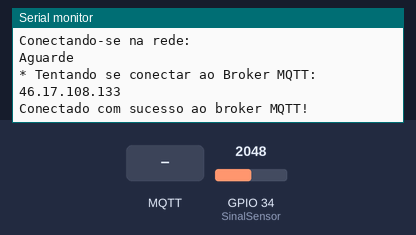
Recording of a program running on a simulated ESP32. On the bench: the last lines printed to the serial monitor. The inputs (shaded band) are chosen by the test bench; at power-on: GPIO 34 (SinalSensor) = 2048. WiFi joins after 1.5 s; servers stay silent unless stated; no MQTT or app messages arrive unless stated.

Above: at 13.4 s.
13.5 s: MQTT message "device001@on|" arrives on the first subscribed topic
At 18.6 s:
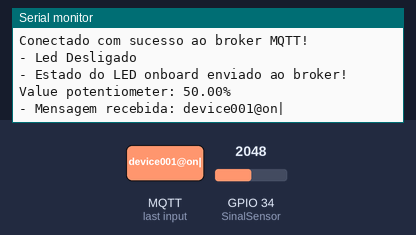
18.7 s: MQTT message "device001@off|" arrives on the first subscribed topic
At 24.9 s:
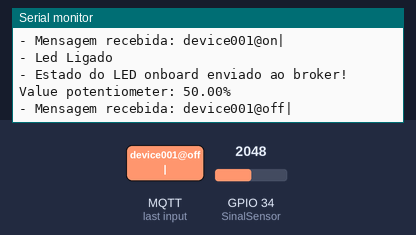
25.7 s: MQTT message "1" arrives on the first subscribed topic
At 30.8 s:
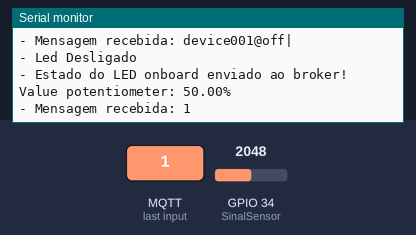
31.7 s: MQTT message "on" arrives on the first subscribed topic
At 36.7 s:
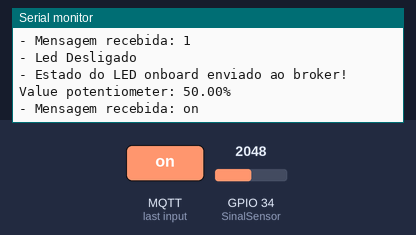
37.7 s: MQTT message "off" arrives on the first subscribed topic
At 42.7 s:
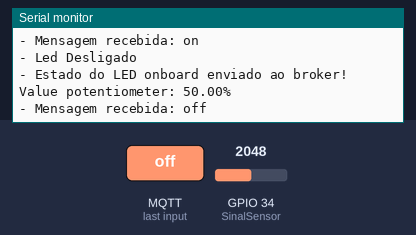
43.7 s: GPIO 34 (SinalSensor) set to 2866
At 47.8 s:
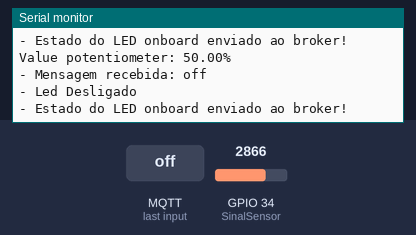

The program:

main.cpp
```cpp
#include <WiFi.h>
#include <PubSubClient.h>
#include <WiFiManager.h>

#define TOPICO_SUBSCRIBE    "/TEF/device035/cmd"
#define TOPICO_PUBLISH      "/TEF/device035/attrs"
#define TOPICO_PUBLISH_2    "/TEF/device035/attrs/p"
#define ID_MQTT  "fiware_035"

// Wifi
const char* SSID = "";
const char* PASSWORD = "123456789";

// MQTT
const char* BROKER_MQTT = "46.17.108.133";
int BROKER_PORT = 1883;
int D4 = 2;

//Variáveis e objetos globais
WiFiClient espClient;
PubSubClient MQTT(espClient);
char EstadoSaida = '0';
bool apATIVO = false;

//Prototypes
void initSerial();
void initWiFi();
void initMQTT();
void reconectWiFi();
void mqtt_callback(char* topic, byte* payload, unsigned int length);
void VerificaConexoesWiFIEMQTT(void);
void InitOutput(void);

//Programa
void setup() {
    InitOutput();
    initSerial();
    initWiFi();
    initMQTT();
    delay(5000);
    MQTT.publish(TOPICO_PUBLISH, "s|off");
}


void initSerial() {
    Serial.begin(9600);
}


void initWiFi() {
    delay(10);
    Serial.println("------Conexao WI-FI------");
    Serial.print("Conectando-se na rede: ");
    Serial.println(SSID);
    Serial.println("Aguarde");

    reconectWiFi();
}


void reconectWiFi() {
     WiFi.begin(SSID, PASSWORD);
     delay(5000);
    if(WiFi.status() == WL_CONNECTED){
       return;
    }
    else{
        Serial.println("Falha na conexão. Iniciando o modo de Ponto de Acesso.");
        WiFiManager wm;
        wm.setConfigPortalTimeout(0);
        if (!wm.autoConnect("ESP32_AP", "0000")){
            Serial.println("Ponto de Acesso ativo. Aguardando configuração de rede...");
        }
    }
    while (WiFi.status() != WL_CONNECTED) {
            delay(100);
            Serial.print(".");
        }

    Serial.print("Conectado com sucesso na rede ");
    Serial.print(SSID);
    Serial.println("IP obtido: ");
    Serial.println(WiFi.localIP());
}

void initMQTT() {
    MQTT.setServer(BROKER_MQTT, BROKER_PORT);
    MQTT.setCallback(mqtt_callback);
}


void mqtt_callback(char* topic, byte* payload, unsigned int length) {
    String msg;

    //obtem a string do payload recebido
    for(int i = 0; i < length; i++) {
       char c = (char)payload[i];
       msg += c;
    }

    Serial.print("- Mensagem recebida: ");
    Serial.println(msg);

    if (msg.equals("device001@on|")){
        digitalWrite(D4, HIGH);
        EstadoSaida = '1';
    }

    if (msg.equals("device001@off|")){
        digitalWrite(D4, LOW);
        EstadoSaida = '0';
    }
}


void reconnectMQTT() {
    while (!MQTT.connected()) {
        Serial.print("* Tentando se conectar ao Broker MQTT: ");
        Serial.println(BROKER_MQTT);
        if (MQTT.connect(ID_MQTT)) {
            Serial.println("Conectado com sucesso ao broker MQTT!");
            MQTT.subscribe(TOPICO_SUBSCRIBE);
        }
        else{
            Serial.println("Falha ao reconectar no broker.");
            Serial.println("Havera nova tentatica de conexao em 2s");
            delay(2000);
        }
    }
}


void VerificaConexoesWiFIEMQTT(void){
    if (!MQTT.connected())
        reconnectMQTT();

     reconectWiFi();
}


void EnviaEstadoOutputMQTT(void){
    if (EstadoSaida == '1'){
      MQTT.publish(TOPICO_PUBLISH, "s|on");
      Serial.println("- Led Ligado");
    }
    if (EstadoSaida == '0'){
      MQTT.publish(TOPICO_PUBLISH, "s|off");
      Serial.println("- Led Desligado");
    }
    Serial.println("- Estado do LED onboard enviado ao broker!");
    delay(1000);
}


void InitOutput(void){
    pinMode(D4, OUTPUT);
    digitalWrite(D4, HIGH);

    boolean toggle = false;

    for(int i = 0; i <= 10; i++){
        toggle = !toggle;
        digitalWrite(D4,toggle);
        delay(200);
    }

    digitalWrite(D4, LOW);
}


//programa principal
void loop() {
    const int SinalSensor = 34;
    char msgBuffer[4];

    VerificaConexoesWiFIEMQTT();
    EnviaEstadoOutputMQTT();

    int sensorValue = analogRead(SinalSensor);
    float value_potentiometer = map(sensorValue, 0, 4095, 0, 100);
    Serial.print("Value potentiometer: ");
    Serial.print(value_potentiometer);
    Serial.println("%");
    dtostrf(value_potentiometer, 4, 2, msgBuffer);
    MQTT.publish(TOPICO_PUBLISH_2,msgBuffer);

    MQTT.loop();
}
```

Measured:
- after the input at 13.5 s, the serial monitor: prints a new line after 4.8 s (image 1)
- after the input at 18.7 s, the serial monitor: prints a new line after 5.6 s (image 2)
- after the input at 25.7 s, the serial monitor: prints a new line after 4.6 s (image 3)
- after the input at 31.7 s, the serial monitor: prints a new line after 4.6 s (image 4)
- after the input at 37.7 s, the serial monitor: prints a new line after 4.6 s (image 5)
